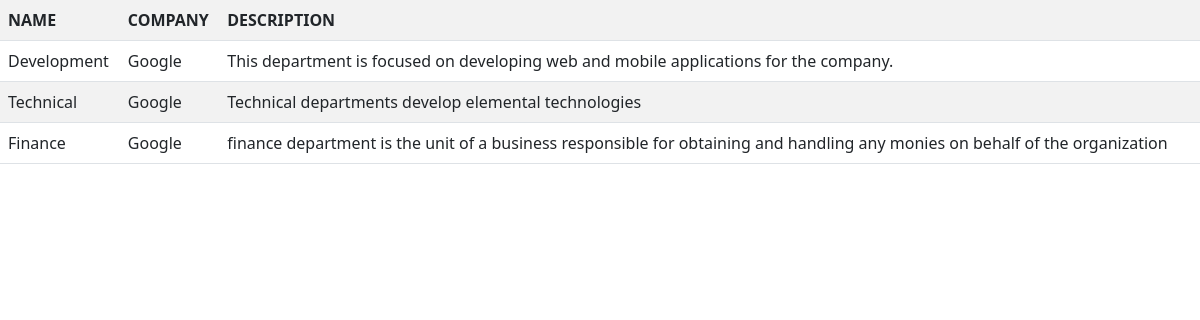
Screenshot of /department_list with the database file from the repository.
### basic_app/models.py (models this page shows, shortened)
class Department(models.Model):
    name = models.CharField(max_length=50)
    company = models.ForeignKey(Company,related_name='department',on_delete=models.DO_NOTHING)
    description = models.CharField(max_length=128)

class  Company(models.Model):
    name = models.CharField(max_length=45)
    email = models.EmailField()
    contact = models.CharField(max_length=13)
    logo = models.ImageField(upload_to='images/')
    def __str__(self):
        return self.name

### basic_app/views.py (the view)
# urls.py: path('department_list', views.DepartmentListView.as_view(),name='department_list'),
class DepartmentListView(ListView):
    model = Department

### basic_app/templates/basic_app/department_list.html
{% include 'basic_app/base.html' %}
{% block body_block %}
<table class="table table-striped">
    <tr>
        <th>NAME</th>
        <th>COMPANY</th>
        <th>DESCRIPTION</th>
    </tr>
    {% for department in department_list %}
    <tr>
        <td>{{ department.name}}</td>
        <td>{{ department.company }}</td>
        <td>{{ department.description }}</td>
    </tr>
    {% endfor %}
</table>
{% endblock %}

### rows the page displays
Department: name "Development", company "Google", description "This department is focused on developing web and mobile applications for the company."
Department: name "Technical", company "Google", description "Technical departments develop elemental technologies"
Department: name "Finance", company "Google", description "finance department is the unit of a business responsible for obtaining and handling any monies on behalf of the organization"
